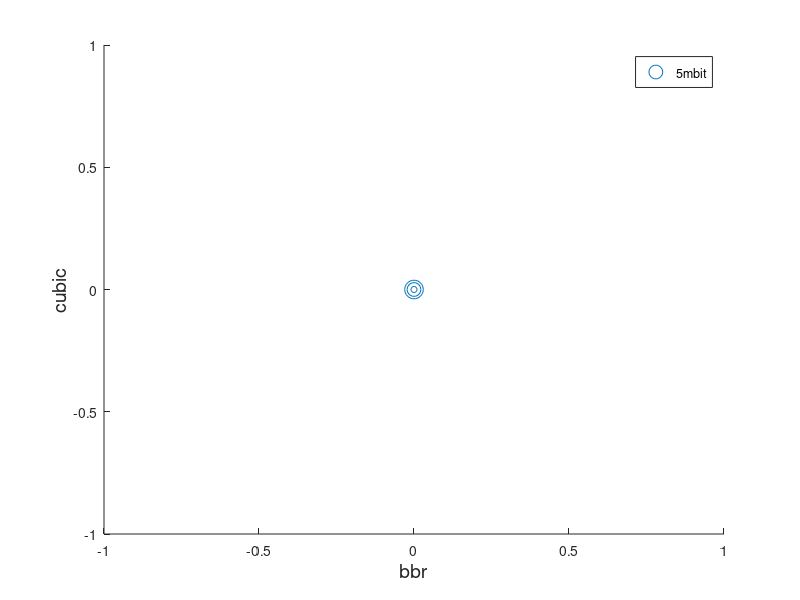

Source code (MATLAB): (Note: this script raises an error after producing the figure.)
clear dir
num_ccas=1;
num_compete_ccas=2;
bws={'5mbit','10mbit','20mbit','30mbit','40mbit','50mbit','60mbit','70mbit'};
%bws={'10mbit'};
%bws={'40mbit'};
%bws={'70mbit'};
buffs={'10buf','20buf','40buf','80buf','160buf'; %5mbit
       '20buf','40buf','80buf','160buf','320buf'; %10mbit
       '40buf','80buf','160buf','320buf','640buf'; %20mbit
       '60buf','120buf','240buf','480buf','960buf'; %30 mbit
       '80buf','160buf','320buf','640buf','1280buf'; %40 mbit
       '100buf','200buf','400buf','800buf','1600buf'; %50mbit 
       '120buf','240buf','480buf','960buf','1920buf'; %60mbit
       '140buf','280buf','560buf','1120buf','2240buf'}; %70mbit
   
buffs_dim=size(buffs);

%buffs={'10buf','20buf','40buf','80buf','160buf'};%5mbit
%buffs={'20buf','40buf','80buf','160buf','320buf'};%10mbit
%buffs={'80buf','160buf','320buf','640buf','1280buf'};%40mbit
%buffs={'140buf','280buf','560buf','1120buf','2240buf'};%70 mbit

buff_markers={'o','s','d','p','h'};
lrs={'0%perc'};
schemes={'0.0'};%,'0.4','0.8'};%i.e. start delay of first small flow
num_iter=10;
spacings={'0.0gap','0.1gap'}%,'0.2gap','0.3gap','0.4gap','0.5gap'}

exp_sizes={'1000000MB'};%reps 10,20
sma_sizes={'1000000MB'}

ccas = {'bbr','cubic','reno'}
cca_colors={[0 0 0]; [0.5 0.5 0.5];[1 1 1] }
cca_color_mapobj = containers.Map(ccas,cca_colors);


cca_labels = {'BBR','Cubic','NewReno'}

analyse_bases = {'cca_small','cca_large'};
selected_base= 2; % 1 for cca_small and 2 for cca_large

num_compete_per_iter= zeros(1,num_ccas);

%durs_per_iter_cca_1= zeros(1,num_ccas);
avg_durs_per_iter_cca_1= zeros(1,num_ccas);
avg_durs_per_iter_cca_2= zeros(1,num_ccas);

sum_avg_durs_cca_1= zeros(1,num_ccas);
sum_avg_durs_cca_2= zeros(1,num_ccas);

key_set1={};
value_set={};

file_end=cell(1,num_compete_ccas);

cd files;
count=1;
for b = 1:length(bws)
    bw=bws(b);
    for bf = 2:4%buffs_dim(2)
        buff=buffs(b,bf);
        for sm = 1:length(sma_sizes)
            sma=sma_sizes(sm);
            for l = 1:length(lrs)
                lr=lrs(l);
                for sc = 1:length(schemes)
                    sch=schemes(sc);
                    for e = 1:length(exp_sizes)
                        exp=exp_sizes(e);
                        for spc_idx = 1:2%length(spacings)
                            gap = spacings(spc_idx);
                            for a1 = 1:length(ccas)
                                cca_one=ccas(a1);
                                for a2 = a1:length(ccas)
                                    cca_two=ccas(a2); % analyse/plot based on small flow's cca
                                    for ite = 0:9
                                            %cd files;
                                            file_end_cca_1= char(strcat(num2str(ite),'_',cca_one,'.dat'));
                                            file_end_cca_2= char(strcat(num2str(ite),'_',cca_two,'.dat'));

                                            filename_regex_cca_1 = char(strcat(cca_one,'*',exp,'*',cca_two,'*',sma,'*',bw,'_',buff,'_',lr,'_',sch,'_',gap,'*',file_end_cca_1));
                                            filename_regex_cca_2 = char(strcat(cca_one,'*',exp,'*',cca_two,'*',sma,'*',bw,'_',buff,'_',lr,'_',sch,'_',gap,'*',file_end_cca_2));

                                            matched_files_list_cca_1 = dir(filename_regex_cca_1);
                                            matched_files_list_cca_2 = dir(filename_regex_cca_2);

                                            for i=1:length(matched_files_list_cca_1) % loop through each matching file(just 1 in this case)
                                                time_data_cca_1 = csvread(matched_files_list_cca_1(i).name); 
                                                time_data_cca_2 = csvread(matched_files_list_cca_2(i).name); 
                                                %large_idx= find(time_data_one(:,1));
                                                %cd ..;
                                                
                                                duration_arr_cca_1 = time_data_cca_1(:,3) - time_data_cca_1(:,2);
                                                start_arr_cca_1 = time_data_cca_1(:,2);
                                                end_arr_cca_1 = time_data_cca_1(:,3);
                                                duration_arr_cca_2 = time_data_cca_2(:,3) - time_data_cca_2(:,2);
                                                start_arr_cca_2 = time_data_cca_2(:,2);
                                                end_arr_cca_2 = time_data_cca_2(:,3);
                                                
                                                %if cca1 small flows complete faster
                                                if end_arr_cca_1(length(end_arr_cca_1))< end_arr_cca_2(length(end_arr_cca_2))
                                                    cca2_competing_mask=start_arr_cca_2<end_arr_cca_1(length(end_arr_cca_1));
                                                    num_cca2_competing= sum(cca2_competing_mask);
                                                    avg_durs_per_iter_cca_1(i)=mean(duration_arr_cca_1);
                                                    avg_durs_per_iter_cca_2(i)=mean(duration_arr_cca_2(1:num_cca2_competing));
                                                    
                                                end
                                                %if cca2 small flows completes faster
                                                if end_arr_cca_2(length(end_arr_cca_2))< end_arr_cca_1(length(end_arr_cca_1))
                                                    cca1_competing_mask=start_arr_cca_1<end_arr_cca_2(length(end_arr_cca_2));
                                                    num_cca1_competing= sum(cca1_competing_mask);
                                                    avg_durs_per_iter_cca_1(i)=mean(duration_arr_cca_1(1:num_cca1_competing));
                                                    avg_durs_per_iter_cca_2(i)=mean(duration_arr_cca_2);
                                                end

                                                begin_time_cca_1=min(start_arr_cca_1);
                                                end_time_cca_1=max(end_arr_cca_1);
                                                begin_time_cca_2=min(start_arr_cca_2);
                                                end_time_cca_2=max(end_arr_cca_1);


                                                %durs_per_iter_cca_1(i)=duration_arr_cca_1;
                                                %durs_per_iter_cca_2(i)=duration_arr_cca_2;
                                                avg_durs_per_iter_cca_1(i)=mean(duration_arr_cca_1);
                                                avg_durs_per_iter_cca_2(i)=mean(duration_arr_cca_2);
                                                   
                                            end

                                            % add new iteration result to previous
                                            % results.
                                            % b-BBR, c-Cubic, r-Newreno
                                            % 1 by 1 values(single/scalar, any one of bb,bc,br,cb,cc,cr,rb,r)
                                            sum_avg_durs_cca_1=sum_avg_durs_cca_1 + avg_durs_per_iter_cca_1;
                                            sum_avg_durs_cca_2=sum_avg_durs_cca_2 + avg_durs_per_iter_cca_2;
                    
                                        %end
                                    end
                                
                                    %take average of all iterations

                                    comp_time_cca_1 = sum_avg_durs_cca_1/num_iter; 
                                    comp_time_cca_2 = sum_avg_durs_cca_2/num_iter;


                                    sum_avg_durs_cca_1= zeros(1,num_ccas);
                                    sum_avg_durs_cca_2= zeros(1,num_ccas);


                                    name_key=char(strcat(cca_one,'-',cca_two,'-',bw,'-',buff,'-',lr,'-',sch,'-',exp,'-',gap))

                                    key_set1(end+1) = {name_key};
                                    %value=[large_durs;overall_durs; small_comp_durs_avg ;small_all_durs_avg];
                                    value=[comp_time_cca_1;comp_time_cca_2];
                                    value_set(end+1) = {value};
                                    count=count+1;
                                end 
                            end
                        end
                    end
                end
            end
        end
    end
end
comp_time_mapobj_45ms_45ms_small_vs_small = containers.Map(key_set1,value_set);
cd ..;


line_color= {'y','m','r'};%one for each CCA
line_styles = {'-','--','-.'}; %one for each CCA
line_markers = {'o','+','*'};%one for each buff size



%markers = {'o','+','x','s','d','p','v','>','<'};% nine markers one for each CCA combination
sz=110;
bw_markers={'o','s','d','p','h','v','^','<'};
%buf_colors = {'k','b','o','c','r'}% o for orange
%buf_colors = [[0 0 0];[0 0 1];[1 0.5 0];[0 0.5 1];[1 0 0]];
buf_colors = [[0 0 0];[0 0 1];[0 1 0];[1 0 0]];
buf_mark_sz=[0 20 100 180];
buff_labels={'BDP/2','BDP','2BDP','4BDP','8BDP'};
group=[];
lgd_str={};


%scatter plot of two CCAs for all bw and all buff sizes(BDP,2BDP,4BDP)
figure
lgd_str={};
cca1_buf_arr=zeros(1,3);
cca2_buf_arr=zeros(1,3)
gap=spacings(2);
for bw_idx = 1:1%length(bws)
    bw=bws(bw_idx);
    lgd_str(end+1)=bw;
    count=1;
    for buf_idx = 2:4%buffs_dim(2)
        buff=buffs(bw_idx,buf_idx);
        %lgd_str(end+1)=bw;%strcat(bw,'-',buff_labels(buf_idx));
        %for cca1_idx =1:1%length(ccas)
            cca1_idx=1;
            cca_one=ccas(cca1_idx);
            %for cca2_idx = 3:3%length(ccas)
                cca2_idx=2;
                cca_two=ccas(cca2_idx)
                dstr= char(strcat(cca_one,'-',cca_two,'-',bw,'-',buff,'-',lr,'-',sch,'-',exp,'-',gap));
                dval=comp_time_mapobj_45ms_45ms_small_vs_small(dstr);
                %{
                cca1=dval(1,:);
                cca2=dval(2,:);
                s=scatter(cca1,cca2,buf_mark_sz(buf_idx),char(bw_markers(bw_idx)))
                s.MarkerEdgeColor=buf_colors(buf_idx,:);
                hold on;
                %}
                cca1_buf_arr(count)=dval(1,:);
                cca2_buf_arr(count)=dval(2,:);
                
            %end
        %end
        count=count+1;
    end
    s=scatter(cca1_buf_arr,cca2_buf_arr,buf_mark_sz(2:4),char(bw_markers(bw_idx)))
    hold on
end
xlabel(cca_one,'FontSize',14);
ylabel(cca_two,'FontSize',14);
%xlim([0 20]);%max 25 for 5mbit
%ylim([0 20]);%max 100 for 5mbit
lgd=legend(lgd_str);
lgd.FontSize=12;
title(strcat(cca_one,'-',cca_two,'-',gap),'FontSize',12);



%bar plot for completion time of a Single CCA(cubic) for all CCA combinations for all bw and all buff sizes(BDP,2BDP,4BDP)
figure
lgd_str={};
eval_3cca_3buf=zeros(3,3)
cca_eval=ccas(2);
gap=spacings(1);
for bw_idx = 1:1%length(bws)
    bw=bws(bw_idx);
    for buf_idx = 2:4%buffs_dim(2)
        buff=buffs(bw_idx,buf_idx);
        for cca1_idx =1:length(ccas)
                cca_one=ccas(cca1_idx);
                               
                if strcmp(cca_eval,'bbr')
                    cca_two=cca_one;
                    cca_one=cca_eval;
                elseif strcmp(cca_one,'reno')
                    cca_two=char('reno');
                    cca_one=cca_eval;
                else
                    cca_two=cca_eval;
                end
                dstr= char(strcat(cca_one,'-',cca_two,'-',bw,'-',buff,'-',lr,'-',sch,'-',exp,'-',gap));
                %dval=comp_time_mapobj_45ms_45ms_small_vs_small(dstr);
                dval=comp_time_mapobj_45ms_45ms_small_vs_small(dstr);

                
                if strcmp(cca_one,cca_eval)
                    eval_3cca_3buf(buf_idx-1, cca1_idx)=dval(1,:);
                else
                   eval_3cca_3buf(buf_idx-1,cca1_idx)=dval(2,:); 
                end
        end
     end
end
bar(eval_3cca_3buf); % x-axis buffur size, labeles are competing ccas
%bar(transpose(eval_3cca_3buf)); % x-axis competing cca, labels are buffers
xlabel('Buffer sizes','FontSize',14);
ylabel(strcat('Completion time of small ',cca_eval,'flow'),'FontSize',14);
set(gca,'XTick',1:9,'XTicklabel',buff_labels(2:4),'FontSize',14);
%xlim([0 20]);%max 25 for 5mbit
%ylim([0 20]);%max 100 for 5mbit
lgd_str=ccas;
lgd=legend(lgd_str);
lgd.FontSize=12;
title(strcat(cca_eval,'-',bw,'-',gap),'FontSize',12);





%{
%completion time of a Single CCA(cubic vs bbr or reno) in line plot with
%one line plot for each buffer and with the x-axis of bandwidth
figure
lgd_str={};
cca_eval=ccas(2);
gap='0.1gap';
eval_allbw_1buf=zeros(1,length(bws));
cca_lines={'--','-',':'};
for cca_idx =1:length(ccas)
    cca_sec=ccas(cca_idx)
    for buf_idx = 2:4%buffs_dim(2)
        for bw_idx = 1:length(bws)
            bw=bws(bw_idx);
            buff=buffs(bw_idx,buf_idx);
            if strcmp(cca_eval,'bbr')
                cca_two=cca_sec;
                cca_one=cca_eval;
            elseif strcmp(cca_sec,'bbr')
                cca_one=cca_sec;
                cca_two=cca_eval;
            elseif strcmp(cca_one,'reno')
                cca_two=char('reno');
                cca_one=cca_eval;
            else
                cca_one=cca_eval;
                cca_two=cca_sec;
            end
                dstr= char(strcat(cca_one,'-',cca_two,'-',bw,'-',buff,'-',lr,'-',sch,'-',exp,'-',gap));
                dval=comp_time_mapobj_45ms_45ms_small_vs_small(dstr);

            if strcmp(cca_one,cca_eval)
                eval_allbw_1buf(1,bw_idx)=dval(1,:);
            else
                eval_allbw_1buf(1,bw_idx)=dval(2,:); 
            end              
        end
        p=plot(eval_allbw_1buf,char(cca_lines(cca_idx)));
        %p.Marker=cca_lines(cca_idx);
        lgd_str(end+1)=strcat(buff_labels(buf_idx),'-vs ',cca_sec);

        hold on
    end
end
xlabel('Bottleneck bandwidths','FontSize',14);
ylabel(strcat('Completion time of small ',cca_eval,'flow'),'FontSize',14);
set(gca,'XTick',1:9,'XTicklabel',bws,'FontSize',14);
%xlim([0 20]);%max 25 for 5mbit
%ylim([0 20]);%max 100 for 5mbit
%lgd_str=buff_labels(2:4);
lgd=legend(lgd_str);
lgd.FontSize=12;
%title(strcat(cca_eval,'-vs-',cca_sec),'FontSize',12);

%}
